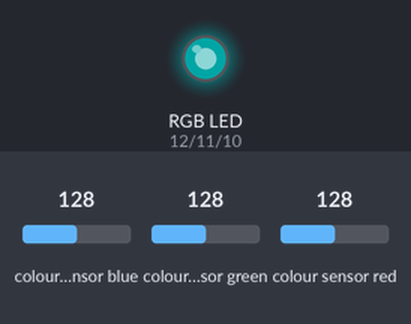
The sketch below on a simulated Arduino Uno, built with avr-gcc and run on an emulated ATmega328P. Shown: an RGB LED mixed from three pins (HIGH = lit). Wiring (inferred from the names in the program): TCS3200 colour sensor: output pin 8; S2 pin 6; S3 pin 7; S0 pin 4; S1 pin 5. Inputs (shaded band) come from the test bench; at power-on: colour sensor blue 128, colour sensor green 128, colour sensor red 128. Dim RGB values are drawn brighter than linear; pins used as bus, display or sensor lines are not drawn.

Above: at 1.2 s.
1.3 s: colour sensor blue set to 5
At 2.5 s:
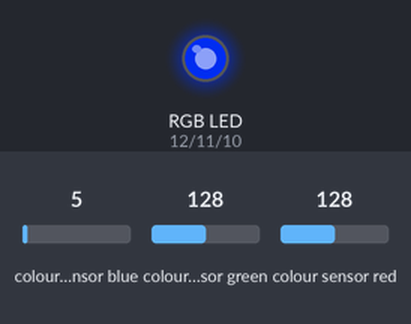
2.8 s: colour sensor green set to 5
At 3.7 s:
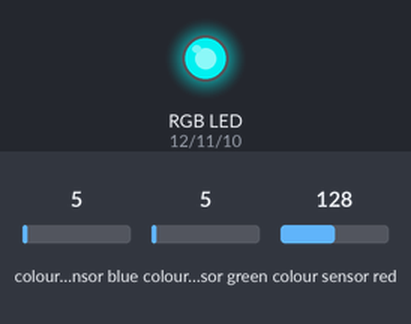
4.3 s: colour sensor red set to 27
5.8 s: colour sensor red set to 22
At 7.0 s:
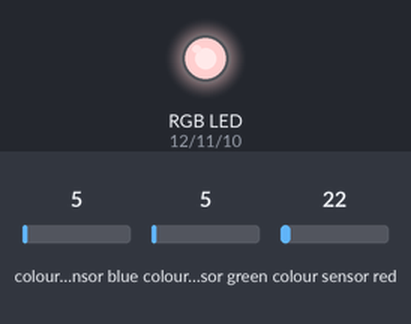
7.3 s: colour sensor blue set to 64
At 8.3 s:
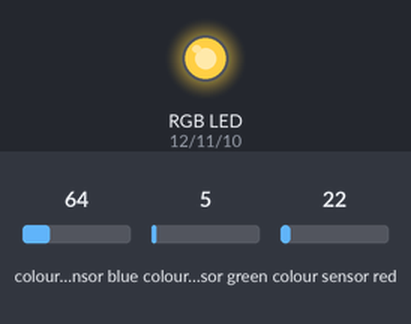
8.8 s: colour sensor green set to 64
At 9.5 s:
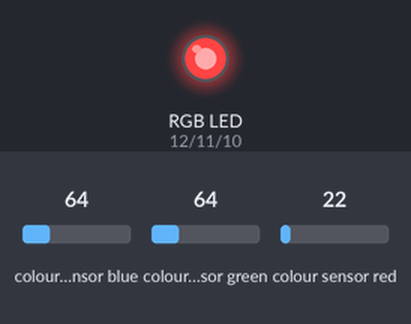
Timing chart, 0 to 11.3 s (numbered marks = the images above; inputs shaded):
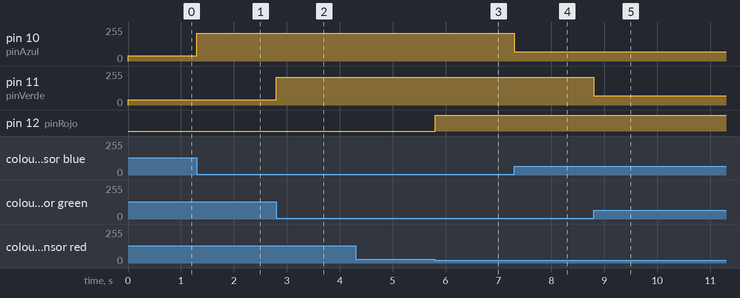

The sketch:

E1.ino
```cpp
/*---------------------------------------------
  Curso de Desarrollo IoT
  Módulo: Makers
  Clase: 6
  Ejercicio: 1

  PINOUT:
  (TCS230):
  S0 -> D4
  S1 -> D5
  S2 -> D6
  S3 -> D7
  OUT -> D8

  (Led RGB):
  R -> D12
  G -> D11
  B -> D10
---------------------------------------------*/

// Definición de pines para el sensor TCS230
const int S0 = 4;
const int S1 = 5;
const int S2 = 6;
const int S3 = 7;
const int OUT = 8;

// Definición de pines para el LED RGB
const int pinRojo = 12;
const int pinVerde = 11;
const int pinAzul = 10;

void setup() {
  // Configuración de pines para el sensor TCS230
  pinMode(S0, OUTPUT);
  pinMode(S1, OUTPUT);
  pinMode(S2, OUTPUT);
  pinMode(S3, OUTPUT);
  pinMode(OUT, INPUT);

  // Configuración de pines para el LED RGB
  pinMode(pinRojo, OUTPUT);
  pinMode(pinVerde, OUTPUT);
  pinMode(pinAzul, OUTPUT);

  // Configuración de la frecuencia de muestreo para el sensor (opcional)
  digitalWrite(S0, HIGH);
  digitalWrite(S1, HIGH);
}

void loop() {
  // Leer el valor del sensor para obtener el color
  int valorRojo = obtenerColor(LOW, LOW);
  int valorVerde = obtenerColor(HIGH, HIGH);
  int valorAzul = obtenerColor(LOW, HIGH);

  // Encender el LED RGB con el color detectado
  analogWrite(pinRojo, valorRojo);
  analogWrite(pinVerde, valorVerde);
  analogWrite(pinAzul, valorAzul);
}

// Función para obtener el valor de color del sensor
int obtenerColor(int estadoS2, int estadoS3) {
  digitalWrite(S2, estadoS2);
  digitalWrite(S3, estadoS3);

  return pulseIn(OUT, HIGH);
}
```

Measured:
- the behaviour switches between 24 and 23 on colour sensor red (found by bisection; images 2 and 3)
- after the input at 1.3 s, pin 10 (pinAzul): 39/255 → 207/255 at once
- after the input at 2.8 s, pin 11 (pinVerde): 39/255 → 207/255 at once
- after the input at 4.3 s, every drawn part: stays the same
- after the input at 5.8 s, pin 12 (pinRojo): LOW → HIGH at once
- after the input at 7.3 s, pin 10 (pinAzul): 207/255 → 68/255 at once
- after the input at 8.8 s, pin 11 (pinVerde): 207/255 → 68/255 at once
